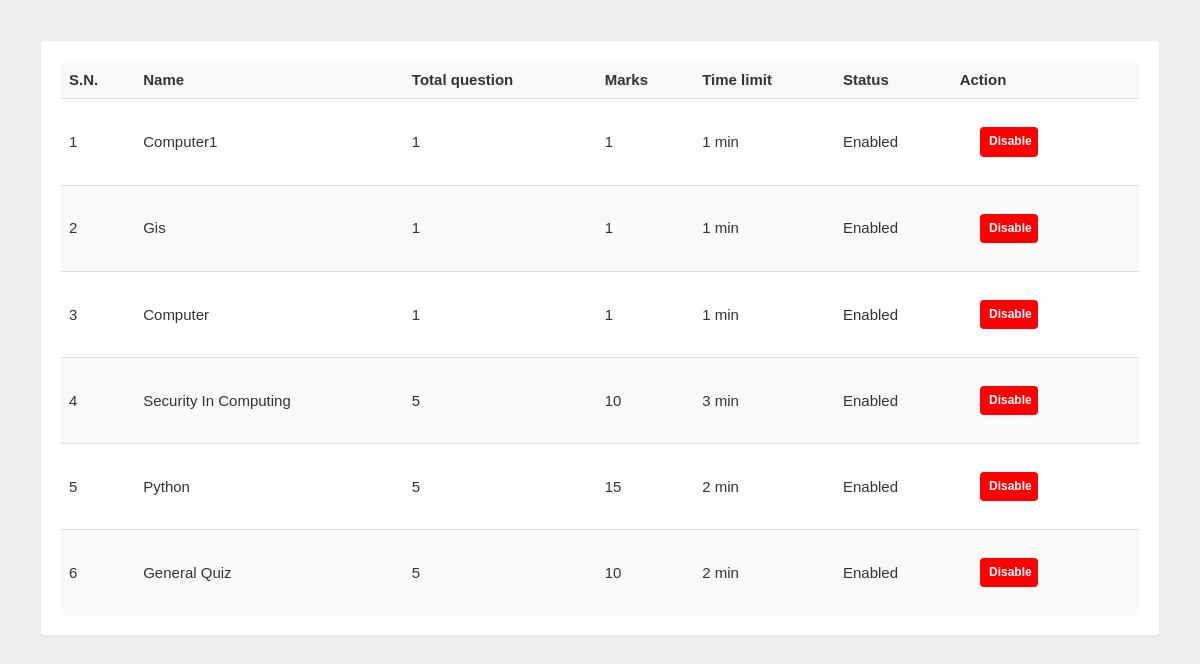
The app's page /home.php with its own data.
### tables this page shows
CREATE TABLE `quiz` (
  `id` int(100) NOT NULL,
  `eid` text NOT NULL,
  `title` varchar(100) NOT NULL,
  `correct` int(11) NOT NULL,
  `wrong` int(11) NOT NULL,
  `total` int(11) NOT NULL,
  `time` bigint(20) NOT NULL,
  `date` timestamp NOT NULL DEFAULT CURRENT_TIMESTAMP ON UPDATE CURRENT_TIMESTAMP,
  `status` varchar(10) NOT NULL
);

### home.php (the view, shortened to what this page needs)
<?php include('includes/admin_header.php'); ?>
<?php include_once 'dbconnection/dbConnection.php'; ?>
<?php
$result = mysqli_query($con, "SELECT * FROM quiz ORDER BY date DESC") or die('Error');
    echo '<div class="panel"><table class="table table-striped title1"  style="vertical-align:middle">
<tr><td style="vertical-align:middle"><b>S.N.</b></td><td style="vertical-align:middle"><b>Name</b></td><td style="vertical-align:middle"><b>Total question</b></td><td style="vertical-align:middle"><b>Marks</b></td><td style="vertical-align:middle"><b>Time limit</b></td><td style="vertical-align:middle"><b>Status</b></td><td style="vertical-align:middle"><b>Action</b></td></tr>';
    $c = 1;
    while ($row = mysqli_fetch_array($result)) {
        $title   = $row['title'];
        $total   = $row['total'];
        $correct = $row['correct'];
        $time    = $row['time'];
        $eid     = $row['eid'];
        $status  = $row['status'];
        if ($status == "enabled") {
            echo '<tr><td style="vertical-align:middle">' . $c++ . '</td><td style="vertical-align:middle">' . $title . '</td><td style="vertical-align:middle">' . $total . '</td><td style="vertical-align:middle">' . $correct * $total . '</td><td style="vertical-align:middle">' . $time . '&nbsp;min</td><td style="vertical-align:middle">Enabled</td>
  <td style="vertical-align:middle"><b><a href="update.php?deidquiz=' . $eid . '" class="btn logb" style="color:#FFFFFF;background:#ff0000;font-size:12px;padding:5px;">&nbsp;<span><b>Disable</b></span></a></b></td></tr>';
        }
    }
?>

### css/main.css (style rules this page uses)
.panel { border-color:#eee;margin:40px;padding:20px;font: 15px "Century Gothic", "Times Roman", sans-serif; }
.logb { color:#FFFFFF;background:#0000ff;font-size:15px;margin:20px;padding:8px; }

### records on screen
quiz: title "Computer1", total "1", $correct*$total "1", time "1"
quiz: title "Gis", total "1", $correct*$total "1", time "1"
quiz: title "Computer", total "1", $correct*$total "1", time "1"
quiz: title "Security In Computing", total "5", $correct * $total "10", time "3"
quiz: title "Python", total "5", $correct * $total "15", time "2"
quiz: title "General Quiz", total "5", $correct * $total "10", time "2"
